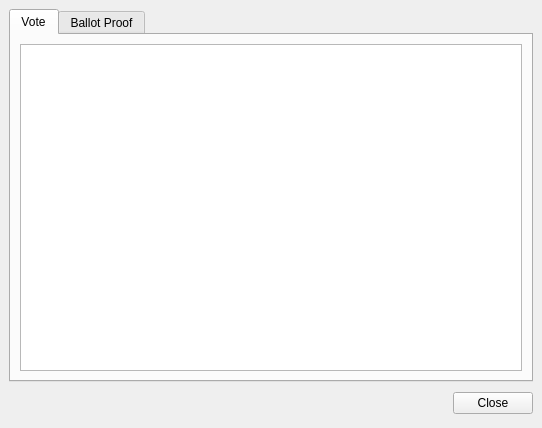
<ui version="4.0" >
 <author></author>
 <comment></comment>
 <exportmacro></exportmacro>
 <class>ViewVoterDialog</class>
 <widget class="QDialog" name="ViewVoterDialog" >
  <property name="geometry" >
   <rect>
    <x>0</x>
    <y>0</y>
    <width>542</width>
    <height>428</height>
   </rect>
  </property>
  <property name="windowTitle" >
   <string>View Voter</string>
  </property>
  <layout class="QGridLayout" >
   <property name="margin" >
    <number>9</number>
   </property>
   <property name="spacing" >
    <number>6</number>
   </property>
   <item row="0" column="0" >
    <widget class="QTabWidget" name="tabWidget" >
     <widget class="QWidget" name="tab" >
      <attribute name="title" >
       <string>Vote</string>
      </attribute>
      <layout class="QGridLayout" >
       <property name="margin" >
        <number>9</number>
       </property>
       <property name="spacing" >
        <number>6</number>
       </property>
       <item row="0" column="0" >
        <widget class="QTextBrowser" name="voteTextBrowser" >
         <property name="readOnly" >
          <bool>false</bool>
         </property>
        </widget>
       </item>
      </layout>
     </widget>
     <widget class="QWidget" name="tab_2" >
      <attribute name="title" >
       <string>Ballot Proof</string>
      </attribute>
      <layout class="QGridLayout" >
       <property name="margin" >
        <number>9</number>
       </property>
       <property name="spacing" >
        <number>6</number>
       </property>
       <item row="1" column="2" >
        <spacer>
         <property name="orientation" >
          <enum>Qt::Horizontal</enum>
         </property>
         <property name="sizeHint" >
          <size>
           <width>40</width>
           <height>20</height>
          </size>
         </property>
        </spacer>
       </item>
       <item row="1" column="0" >
        <spacer>
         <property name="orientation" >
          <enum>Qt::Horizontal</enum>
         </property>
         <property name="sizeHint" >
          <size>
           <width>40</width>
           <height>20</height>
          </size>
         </property>
        </spacer>
       </item>
       <item row="1" column="1" >
        <widget class="QPushButton" name="verifyPushButton" >
         <property name="enabled" >
          <bool>false</bool>
         </property>
         <property name="text" >
          <string>&amp;Verify</string>
         </property>
        </widget>
       </item>
       <item row="0" column="0" colspan="3" >
        <widget class="QTextBrowser" name="proofTextBrowser" >
         <property name="readOnly" >
          <bool>false</bool>
         </property>
        </widget>
       </item>
      </layout>
     </widget>
    </widget>
   </item>
   <item row="1" column="0" >
    <layout class="QHBoxLayout" >
     <property name="margin" >
      <number>0</number>
     </property>
     <property name="spacing" >
      <number>6</number>
     </property>
     <item>
      <spacer>
       <property name="orientation" >
        <enum>Qt::Horizontal</enum>
       </property>
       <property name="sizeHint" >
        <size>
         <width>131</width>
         <height>31</height>
        </size>
       </property>
      </spacer>
     </item>
     <item>
      <widget class="QPushButton" name="cancelButton" >
       <property name="text" >
        <string>Close</string>
       </property>
      </widget>
     </item>
    </layout>
   </item>
  </layout>
 </widget>
 <pixmapfunction></pixmapfunction>
 <resources/>
 <connections>
  <connection>
   <sender>cancelButton</sender>
   <signal>clicked()</signal>
   <receiver>ViewVoterDialog</receiver>
   <slot>reject()</slot>
   <hints>
    <hint type="sourcelabel" >
     <x>369</x>
     <y>253</y>
    </hint>
    <hint type="destinationlabel" >
     <x>179</x>
     <y>282</y>
    </hint>
   </hints>
  </connection>
 </connections>
</ui>
